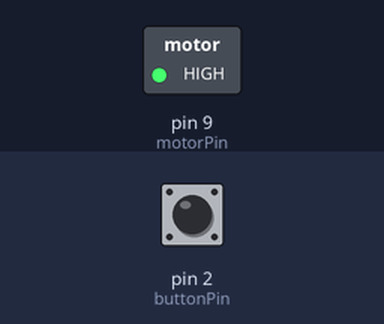
Recording of a sketch running on a simulated Arduino Uno, built with avr-gcc and run on an emulated ATmega328P. On the bench: switched loads named in the sketch (green lamp = pin HIGH). Dashed ring = blinking. The test bench sets the inputs (shaded band); at power-on: pin 2 (buttonPin) HIGH.

Above: at 0.87 s.
1.3 s: pin 2 (buttonPin) pulled LOW for 0.15 s
At 2.9 s:
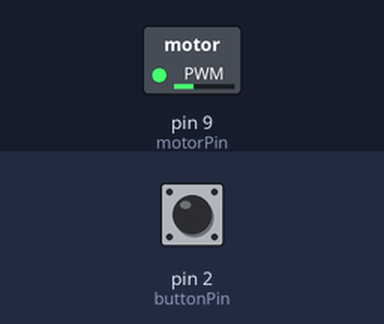
4.4 s: pin 2 (buttonPin) pulled LOW for 1 s
At 5.4 s:
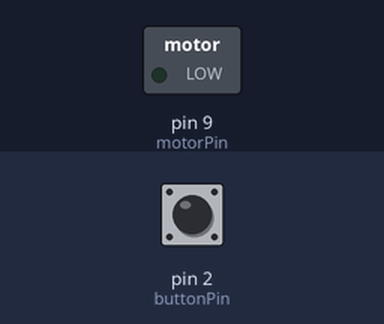
6.9 s: pin 2 (buttonPin) pulled LOW for 0.15 s
At 7.37 s:
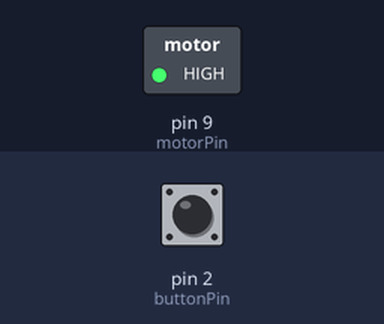
Timing chart, 0 to 15.9 s (numbered marks = the images above; inputs shaded):
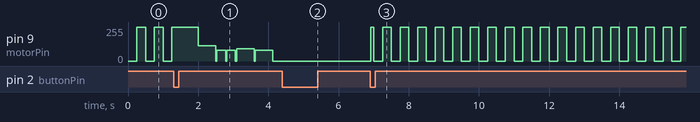

The sketch:

Kittens_Meow.ino
```cpp
#include "pitches.h"

const int buttonPin = 2;  // the number of the pushbutton pin (2 and 3 are interupt pins)
const int motorPin = 9;   // define the pin the motor is connected to
                          // (if you use pin 9,10,11 or 3you can also control speed)

// test melody, had to add tiny rests between notes to make them definitive and different.
int testMelody[] = {
  REST, NOTE_C4, REST, NOTE_G3, REST, NOTE_G3, REST, NOTE_A3, REST, NOTE_G3, REST, REST, REST, NOTE_B3, REST, NOTE_C4, END
};
int testNoteDurations[] = {
  1, 4, 64, 8, 64, 8, 64, 4, 64, 4, 64, 4, 64, 4, 64, 4,
};

class Motor
{
  // Class Member Variables
  // These are initialized at startup
  int MotorPin;      // the number of the motor pin

  // These maintain the current state
  int oldState;                   // variable for reading the pushbutton status
  unsigned long previousMillis;   // will store last time LED was updated
  int pattern;                    // variable for choosing patterns
  int counter = 0;                // for patterns that incriment something. is currently for testing only

  // Constructor - creates a motor
  // and initializes the member variables and state
  public:
  Motor(int pin)
  {
  MotorPin = pin;
  pinMode(motorPin, OUTPUT);

  previousMillis = 0; // Unused at the time
  pattern = 0;
  oldState = digitalRead(buttonPin);
  }

  void Update(){
    ButtonCycle();
    switch(pattern){
      case 0: Blink();
      break;
      case 1: PlayNotes(testMelody,testNoteDurations,2000);
      break;
      case 2: analogWrite(MotorPin,0);
      break;
      case 3: ;
      break;
      case 4: ;
      break;
      case 5: ;
      break;
    }
  };

  private:
  void Blink2() {
  analogWrite(MotorPin,255);
  delay(500);
  analogWrite(MotorPin,0);
  delay(250);
  };

  void Blink()
  {
    // check to see if it's time to change the state of the LED
    unsigned long currentMillis = millis();

    if(currentMillis % 500 > 250) //250ms on/off time
    {
      //previousMillis = currentMillis;  // Remember the time
      analogWrite(MotorPin,255);  // Update the actual LED
    }
    else if (currentMillis % 500 <= 250)
    {
      //previousMillis = currentMillis;   // Remember the time
      analogWrite(MotorPin,0);   // Update the actual LED
    }
  };

  void Fade() {
    unsigned long currentMillis = millis();
    if (currentMillis - previousMillis > 50) {
      previousMillis = currentMillis;  // Remember the time
      long strength = (currentMillis % 510) - 255; //produce a number between -255 and +255
      analogWrite(MotorPin,abs(strength));  // Update the actual LED, uses abs to get absolute value
    }
  };

  //Fade2 is an attempt at a smoother fade. Goes all the way to Zero (off) which is feels like it is less desireable then I wanted, might make a little snippet of code to constain the vibe between two pusling patterns
  void Fade2() {
    unsigned long currentMillis = millis();
    if (currentMillis - previousMillis > 5) {  // the "Magic number" is the ms between incrimenting the counter
      previousMillis = currentMillis;  // Remember the time
      counter += 1;
      long strength = (counter % (510)) - 255; //produce a number between -255 and +255
      analogWrite(MotorPin,abs(strength));  // Update the actual LED, uses abs to get absolute value
    }
  };

  //  PlayNotes is used to translate a pair of arrays (notes and durations) into a song
  //  Melody is an array of notes, using their , and 2) their associated Duration (measured by note value, not ms length)
  //  Suggestion to make the starting note a rest (remeber to add a time value with it), code currently skips first note on the first loop.
  //  Finish melody with an END note, tells the machine to loop
  void PlayNotes(int melody[], int noteDurations[], int measureLength)  {

    // to calculate the note duration, take measureLength divided by the note type.
    // e.g. quarter note = measure / 4, eighth note = 1000/8, etc.
    // Note: only works for 4/4 time (or anything where top and bottom match) look at ways to fix this in future
    int noteDuration = measureLength / noteDurations[counter];
    unsigned long currentMillis = millis();
    if (currentMillis - previousMillis >= noteDuration) {
      counter += 1;
      if (melody[counter] == 1){
        counter = 0;
      }
      if (melody[counter] == 0){
        analogWrite(MotorPin,0);
      }
      else{
        int strength = map(melody[counter], 130, 550, 50, 255);
        analogWrite(MotorPin,strength);
      }
      previousMillis = currentMillis;

    // to distinguish the notes, set a minimum time between them.
    // the note's duration + 30% seems to work well:\
    //int pauseBetweenNotes = noteDuration * 1.30;
    //delay(pauseBetweenNotes);
    }
  };

  void ButtonCycle() {
   // Get current button state.
   // Current logic is for pushbutton and not toggle button
   bool newState = digitalRead(buttonPin);
   // Check if state changed from high to low or vice versa(button press).
   if ((newState != oldState) && (oldState == HIGH)) {
    // Short delay to debounce button.
    delay(20);
    // Check if button is still different after debounce.
    newState = digitalRead(buttonPin);
    if (newState != oldState) {
      pattern++;
      counter = 0;
      if (pattern > 2){
         pattern=0;
      }
     //Set the lastest button state to the old state.
        oldState = newState;
    }
    }
  else {
    oldState = newState;
    }
  };
};

void setup() {

  // initialize the motor pin:
  // initialize the pushbutton pin as an input:
  pinMode(buttonPin, INPUT);

  }
Motor motor1(motorPin);

void loop()                     // run over and over again
 {
 motor1.Update();
 //ButtonCycle();
 //motorOnThenOff();
 //motorOnThenOffWithSpeed();
 //motorAcceleration();
 }

/*
 * motorOnThenOff() – turns motor on then off
 * (notice this code is identical to the code we used for
 * the blinking LED)
 */
 void motorOnThenOff(){
   int onTime = 2500;  //the number of milliseconds for the motor to turn on for
   int offTime = 1000; //the number of milliseconds for the motor to turn off for

   digitalWrite(motorPin, HIGH); // turns the motor On
   delay(onTime);                // waits for onTime milliseconds
   digitalWrite(motorPin, LOW);  // turns the motor Off
   delay(offTime);               // waits for offTime milliseconds
 }

/*
 * motorOnThenOffWithSpeed() – turns motor on then off but uses speed values as well
 * (notice this code is identical to the code we used for
 * the blinking LED)
 */
 void motorOnThenOffWithSpeed(){

   int onSpeed = 200;  // a number between 0 (stopped) and 255 (full speed)
   int onTime = 2500;  //the number of milliseconds for the motor to turn on for

   int offSpeed = 50;  // a number between 0 (stopped) and 255 (full speed)
   int offTime = 1000; //the number of milliseconds for the motor to turn off for

   analogWrite(motorPin, onSpeed);   // turns the motor On
   delay(onTime);                    // waits for onTime milliseconds
   analogWrite(motorPin, offSpeed);  // turns the motor Off
   delay(offTime);                   // waits for offTime milliseconds
 }

/*
 * motorAcceleration() – accelerates the motor to full speed then
 * back down to zero
 */
 void motorAcceleration(){
   int delayTime = 50; //milliseconds between each speed step

   //Accelerates the motor
   for(int i = 0; i < 256; i++){ //goes through each speed from 0 to 255
     analogWrite(motorPin, i);   //sets the new speed
     delay(delayTime);           // waits for delayTime milliseconds
   }

   //Decelerates the motor
   for(int i = 255; i >= 0; i--){ //goes through each speed from 255 to 0
     analogWrite(motorPin, i);   //sets the new speed
     delay(delayTime);           // waits for delayTime milliseconds
   }
 }
```

pitches.h
```cpp
/*************************************************
 * Public Constants
 *************************************************/

#define REST      0
#define END       1
#define NOTE_B0  31
#define NOTE_C1  33
#define NOTE_CS1 35
#define NOTE_D1  37
#define NOTE_DS1 39
#define NOTE_E1  41
#define NOTE_F1  44
#define NOTE_FS1 46
#define NOTE_G1  49
#define NOTE_GS1 52
#define NOTE_A1  55
#define NOTE_AS1 58
#define NOTE_B1  62
#define NOTE_C2  65
#define NOTE_CS2 69
#define NOTE_D2  73
#define NOTE_DS2 78
#define NOTE_E2  82
#define NOTE_F2  87
#define NOTE_FS2 93
#define NOTE_G2  98
#define NOTE_GS2 104
#define NOTE_A2  110
#define NOTE_AS2 117
#define NOTE_B2  123
#define NOTE_C3  131
#define NOTE_CS3 139
#define NOTE_D3  147
#define NOTE_DS3 156
#define NOTE_E3  165
#define NOTE_F3  175
#define NOTE_FS3 185
#define NOTE_G3  196
#define NOTE_GS3 208
#define NOTE_A3  220
#define NOTE_AS3 233
#define NOTE_B3  247
#define NOTE_C4  262
#define NOTE_CS4 277
#define NOTE_D4  294
#define NOTE_DS4 311
#define NOTE_E4  330
#define NOTE_F4  349
#define NOTE_FS4 370
#define NOTE_G4  392
#define NOTE_GS4 415
#define NOTE_A4  440
#define NOTE_AS4 466
#define NOTE_B4  494
#define NOTE_C5  523
#define NOTE_CS5 554
#define NOTE_D5  587
#define NOTE_DS5 622
#define NOTE_E5  659
#define NOTE_F5  698
#define NOTE_FS5 740
#define NOTE_G5  784
#define NOTE_GS5 831
#define NOTE_A5  880
#define NOTE_AS5 932
#define NOTE_B5  988
#define NOTE_C6  1047
#define NOTE_CS6 1109
#define NOTE_D6  1175
#define NOTE_DS6 1245
#define NOTE_E6  1319
#define NOTE_F6  1397
#define NOTE_FS6 1480
#define NOTE_G6  1568
#define NOTE_GS6 1661
#define NOTE_A6  1760
#define NOTE_AS6 1865
#define NOTE_B6  1976
#define NOTE_C7  2093
#define NOTE_CS7 2217
#define NOTE_D7  2349
#define NOTE_DS7 2489
#define NOTE_E7  2637
#define NOTE_F7  2794
#define NOTE_FS7 2960
#define NOTE_G7  3136
#define NOTE_GS7 3322
#define NOTE_A7  3520
#define NOTE_AS7 3729
#define NOTE_B7  3951
#define NOTE_C8  4186
#define NOTE_CS8 4435
#define NOTE_D8  4699
#define NOTE_DS8 4978
```

Measured:
- after the input at 4.4 s, pin 9 (motorPin): stays 0/255 (without the input it goes to 107/255 after 0.29 s)
- after the input at 6.9 s, pin 9 (motorPin): 0/255 → 255/255 at once, then repeats every 0.50 s: 0/255 0.25 s, 255/255 0.25 s
